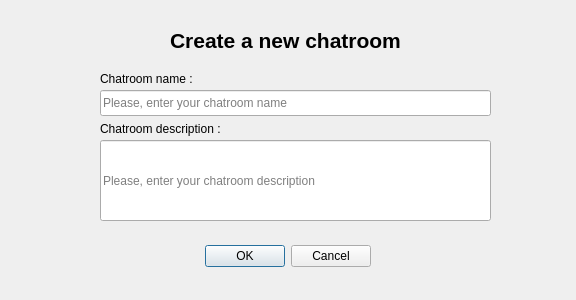
<?xml version="1.0" encoding="UTF-8"?>
<ui version="4.0">
 <class>Dialog</class>
 <widget class="QDialog" name="Dialog">
  <property name="geometry">
   <rect>
    <x>0</x>
    <y>0</y>
    <width>576</width>
    <height>300</height>
   </rect>
  </property>
  <property name="windowTitle">
   <string>Dialog</string>
  </property>
  <widget class="QDialogButtonBox" name="buttonBox">
   <property name="geometry">
    <rect>
     <x>30</x>
     <y>240</y>
     <width>341</width>
     <height>32</height>
    </rect>
   </property>
   <property name="orientation">
    <enum>Qt::Orientation::Horizontal</enum>
   </property>
   <property name="standardButtons">
    <set>QDialogButtonBox::StandardButton::Cancel|QDialogButtonBox::StandardButton::Ok</set>
   </property>
  </widget>
  <widget class="QLabel" name="label">
   <property name="geometry">
    <rect>
     <x>170</x>
     <y>20</y>
     <width>281</width>
     <height>41</height>
    </rect>
   </property>
   <property name="font">
    <font>
     <pointsize>16</pointsize>
     <bold>true</bold>
    </font>
   </property>
   <property name="text">
    <string>Create a new chatroom</string>
   </property>
  </widget>
  <widget class="QLineEdit" name="chatroomNameLE">
   <property name="geometry">
    <rect>
     <x>100</x>
     <y>90</y>
     <width>391</width>
     <height>26</height>
    </rect>
   </property>
   <property name="placeholderText">
    <string>Please, enter your chatroom name</string>
   </property>
  </widget>
  <widget class="QLineEdit" name="chatroomDescription">
   <property name="geometry">
    <rect>
     <x>100</x>
     <y>140</y>
     <width>391</width>
     <height>81</height>
    </rect>
   </property>
   <property name="placeholderText">
    <string>Please, enter your chatroom description</string>
   </property>
  </widget>
  <widget class="QLabel" name="label_2">
   <property name="geometry">
    <rect>
     <x>100</x>
     <y>70</y>
     <width>131</width>
     <height>18</height>
    </rect>
   </property>
   <property name="text">
    <string>Chatroom name :</string>
   </property>
  </widget>
  <widget class="QLabel" name="label_3">
   <property name="geometry">
    <rect>
     <x>100</x>
     <y>120</y>
     <width>151</width>
     <height>18</height>
    </rect>
   </property>
   <property name="text">
    <string>Chatroom description :</string>
   </property>
  </widget>
 </widget>
 <resources/>
 <connections>
  <connection>
   <sender>buttonBox</sender>
   <signal>accepted()</signal>
   <receiver>Dialog</receiver>
   <slot>accept()</slot>
   <hints>
    <hint type="sourcelabel">
     <x>248</x>
     <y>254</y>
    </hint>
    <hint type="destinationlabel">
     <x>157</x>
     <y>274</y>
    </hint>
   </hints>
  </connection>
  <connection>
   <sender>buttonBox</sender>
   <signal>rejected()</signal>
   <receiver>Dialog</receiver>
   <slot>reject()</slot>
   <hints>
    <hint type="sourcelabel">
     <x>316</x>
     <y>260</y>
    </hint>
    <hint type="destinationlabel">
     <x>286</x>
     <y>274</y>
    </hint>
   </hints>
  </connection>
 </connections>
</ui>
